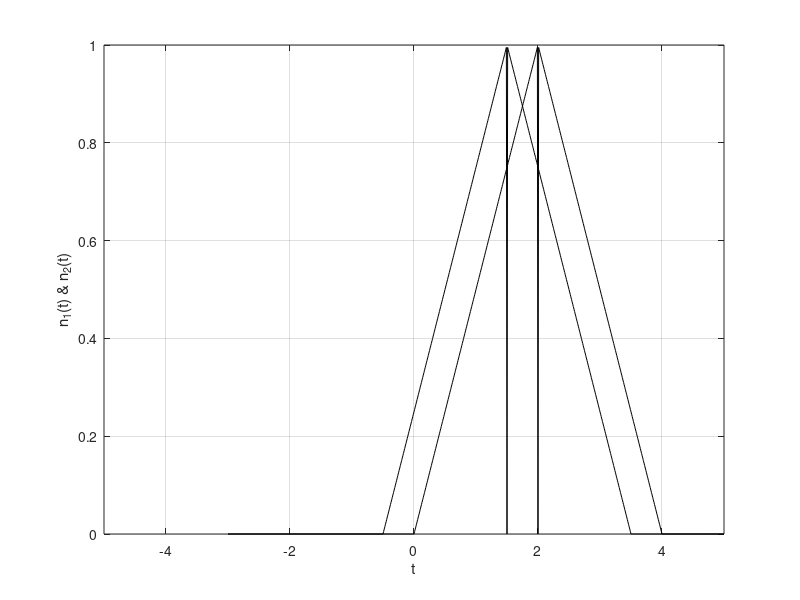

Write the MATLAB code that produced this figure.
p = @(t) 1.0.*((t>=0)&(t<1));		%pulse function
t = (-3:0.01:3);				
r = @(t) t.*p(t);				    %r function, scales p(t) by value of t
n = @(t) r(t) + r(-t + 2);			
t = (-3:0.01:5);
n1 = @(t) n(0.5 * t);			
n2 = @(t) n1(t + 0.5);
figure
plot(t, n1(t), '-k', t, n2(t), '-k');  %plots 2 function, n1(t) plotted with solid line, n2 is  
                                       %dotted black line
xlabel('t');
ylabel('n_1(t) & n_2(t)');
axis([-5 5 0 1]);				       %increasing axis for better view
grid;
